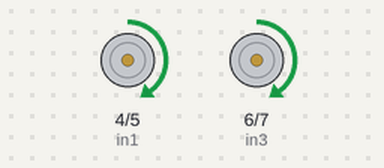
Bench run of a sketch on a simulated Arduino Uno, built with avr-gcc and run on an emulated ATmega328P. On the bench: motor-driver pin pairs drawn as motors (green arrow = first pin HIGH = forward, orange = second pin HIGH = backward, longer = more drive, scaled by the enable pin).

Above: at 2.5 s.
At 6.5 s:
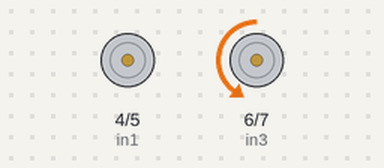
At 7.5 s:
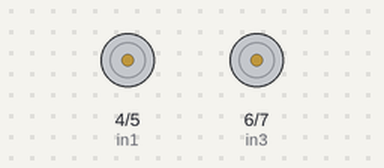
Timing chart, 0 to 10.4 s (numbered marks = the images above):
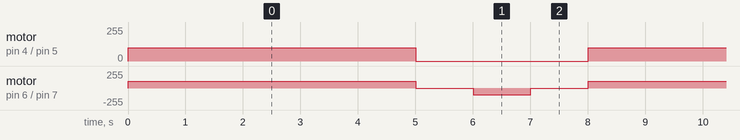

Measured:
- by itself, motor on pin 4 (in1) / pin 5 (in2): alternates forward 100/255 for 5.0 s and stopped for 3.0 s
- by itself, motor on pin 6 (in3) / pin 7 (in4): repeats every 8.0 s: stopped 1.0 s, backward 100/255 1.0 s, stopped 1.0 s, forward 100/255 5.0 s

The sketch:

sketch_feb19a.ino
```cpp
//variables for L298N pins connections on the arduino
const int  in1 =  4;
const int in2 = 5;
const int in3 = 6;
const int in4 = 7;
const int enA = 9;
const int enB = 10;


//variables for speed of the dc motor
const int motorSpeedA = 100;
const int motorSpeedB = 100;

void setup() {
  // put your setup code here, to run once:
   //variables for the dc motors using L298N that moves the car
  pinMode(enA, OUTPUT);
  pinMode(enB, OUTPUT);
  pinMode(in1, OUTPUT);
  pinMode(in2, OUTPUT);
  pinMode(in3, OUTPUT);
  pinMode(in4, OUTPUT);
}

void forward(){
   //Move Arduino Robot Car Foward
   // Set Motor A forward
   digitalWrite(in1, LOW);
   digitalWrite(in2, HIGH);
   // Set Motor B forward
   digitalWrite(in3, LOW);
   digitalWrite(in4, HIGH);

  analogWrite(enA, motorSpeedA); // Send PWM signal to motor A
  analogWrite(enB, motorSpeedB); // Send PWM signal to motor B
  }

  void stopMoving(){
   //Stop the Arduino Robot Car
   digitalWrite(in1, LOW);
   digitalWrite(in2, LOW);
   digitalWrite(in3, LOW);
   digitalWrite(in4, LOW);
  }

  void left(){
  //Arduino Robot Car turns left direction
  //Turn off Motor A
   digitalWrite(in1, LOW);
   digitalWrite(in2, LOW);
   //Turn on Motor B forward
   digitalWrite(in3, LOW);
   digitalWrite(in4, HIGH);

  analogWrite(enA, motorSpeedA); // Send PWM signal to motor A
  analogWrite(enB, motorSpeedB); // Send PWM signal to motor B
}

void right(){
  //Arduino Robot Car turns left direction
  //Turn on Motor A
   digitalWrite(in1, LOW);
   digitalWrite(in2, HIGH);
   //Turn off Motor B forward
   digitalWrite(in3, LOW);
   digitalWrite(in4, LOW);

  analogWrite(enA, motorSpeedA); // Send PWM signal to motor A
  analogWrite(enB, motorSpeedB); // Send PWM signal to motor B
}

void back(){
  //Move Arduino Robot Car Foward
   // Set Motor A Backward
   digitalWrite(in1, HIGH);
   digitalWrite(in2, LOW);
   // Set Motor B forward
   digitalWrite(in3, HIGH);
   digitalWrite(in4, LOW);

  analogWrite(enA, motorSpeedA); // Send PWM signal to motor A
  analogWrite(enB, motorSpeedB); // Send PWM signal to motor B
}


void loop() {
  // put your main code here, to run repeatedly:
   back();
   delay(5000);
   stopMoving();
   delay(1000);
   left();
   delay(1000);
   stopMoving();
   delay(1000);
}
```
